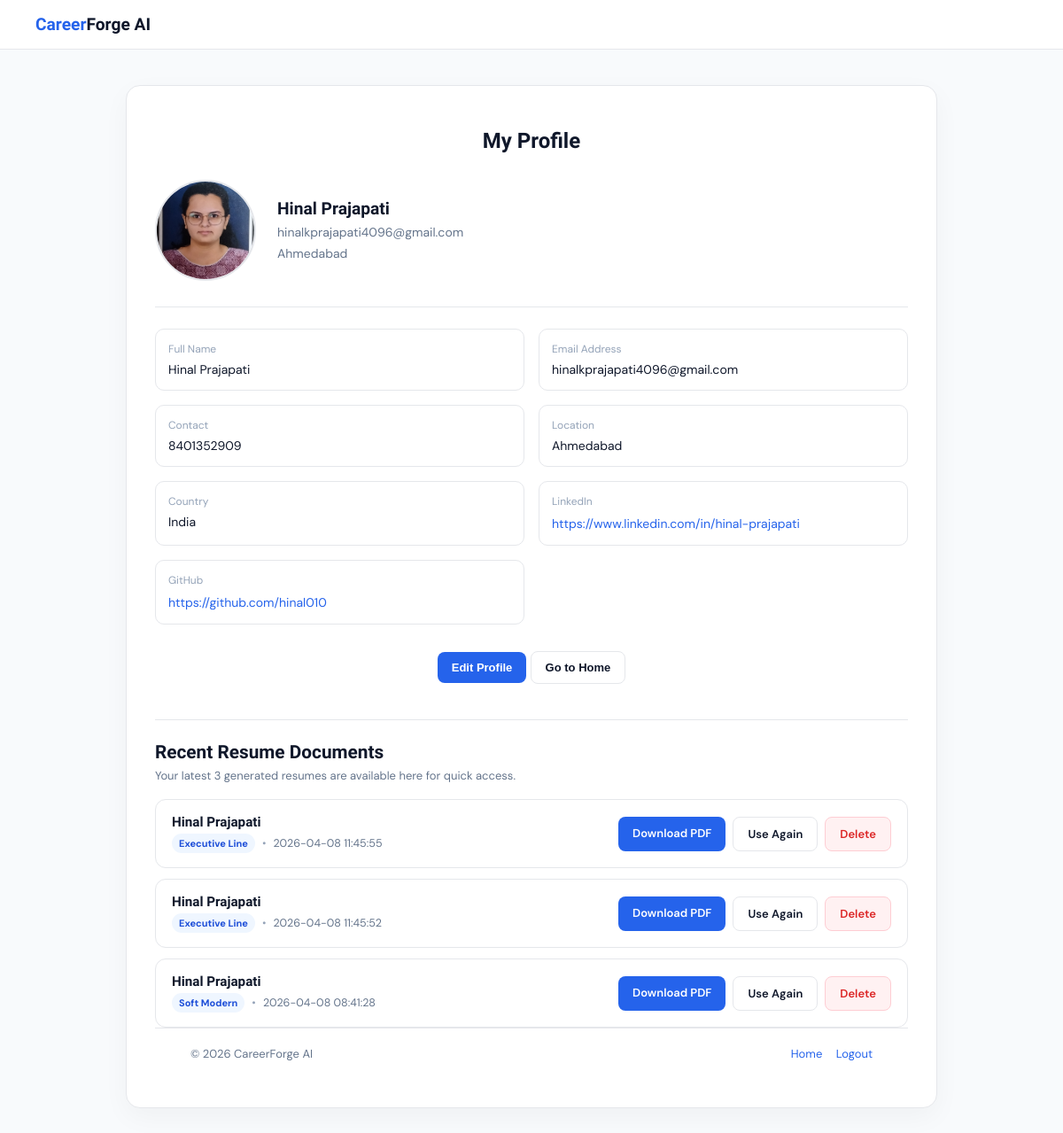
The app's page /my_profile (signed in), older data.
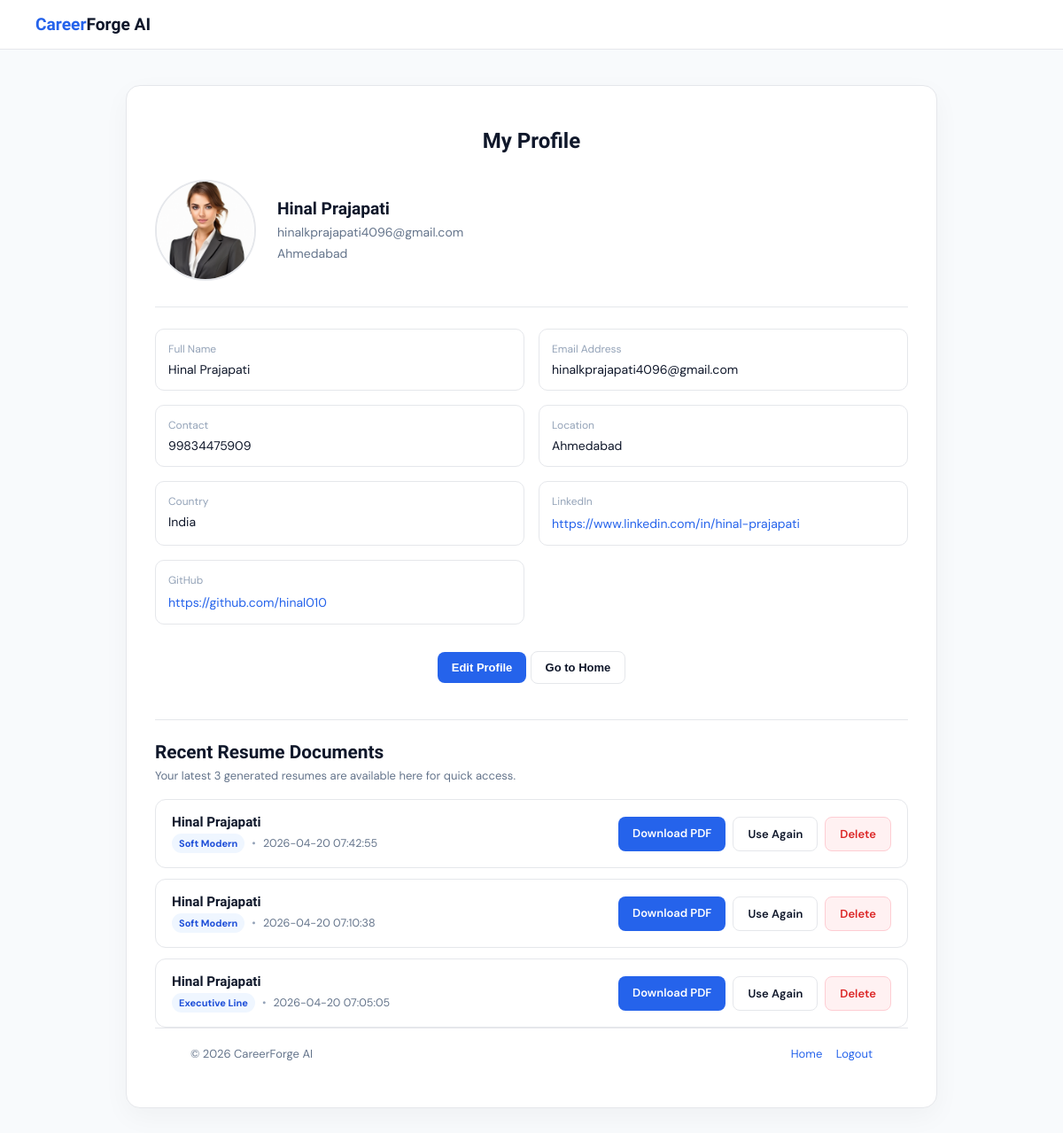
The same page, newer data.
### tables this page shows
CREATE TABLE user_profile (
    id INTEGER PRIMARY KEY AUTOINCREMENT,
    user_id INTEGER UNIQUE,
    full_name TEXT,
    email TEXT,
    contact TEXT,
    location TEXT,
    country TEXT,
    linkedin TEXT,
    github TEXT,
    photo TEXT,
    FOREIGN KEY (user_id) REFERENCES users(id) ON DELETE CASCADE
);

CREATE TABLE resume_history (
    id INTEGER PRIMARY KEY AUTOINCREMENT,
    user_id INTEGER NOT NULL,
    resume_name TEXT NOT NULL,
    template_name TEXT NOT NULL,
    html_file TEXT NOT NULL,
    pdf_file TEXT NOT NULL,
    created_at TEXT DEFAULT CURRENT_TIMESTAMP,
    FOREIGN KEY (user_id) REFERENCES users(id) ON DELETE CASCADE
);

### main.py (the view)
@app.get("/my_profile", response_class=HTMLResponse)
def my_profile_page(request: Request):
    user = require_login(request)
    if isinstance(user, RedirectResponse):
        return user
    profile = get_user_profile(user["id"])
    resume_history = get_resume_history(user["id"])
    return templates.TemplateResponse(
        request,
        "my_profile.html",
        {
            "request": request,
            "user": user,
            "profile": profile,
            "resume_history": resume_history
        }
    )

### template/my_profile.html (shortened to what this page needs)
<!DOCTYPE html>
<html lang="en">
<head>
  <link rel="stylesheet" href="/static/my_profile.css" />
</head>
<body>
  <nav class="navbar">
    <div class="logo"><span>Career</span>Forge AI</div>
  </nav>
  <div class="profile-wrapper">
    <div class="profile-card">
      <h1 class="profile-title">My Profile</h1>
      <div class="profile-top">
        <div class="profile-photo">
          {% if profile and profile.photo %}
            <img src="{{ profile.photo }}" alt="Profile Photo" />
          {% else %}
            <div class="profile-placeholder">
              {{ (profile.full_name if profile and profile.full_name else user.full_name)[0] }}
            </div>
          {% endif %}
        </div>
        <div class="profile-basic">
          <h2>{{ profile.full_name if profile and profile.full_name else user.full_name }}</h2>
          <p>{{ profile.email if profile and profile.email else user.email }}</p>
          <p>{{ profile.location if profile and profile.location else 'Location not added' }}</p>
        </div>
      </div>
      <div class="profile-grid">
        <div class="profile-item">
          <label>Full Name</label>
          <div>{{ profile.full_name if profile and profile.full_name else user.full_name }}</div>
        </div>
        <div class="profile-item">
          <label>Email Address</label>
          <div>{{ profile.email if profile and profile.email else user.email }}</div>
        </div>
        <div class="profile-item">
          <label>Contact</label>
          <div>{{ profile.contact if profile and profile.contact else 'Not added' }}</div>
        </div>
        <div class="profile-item">
          <label>Location</label>
          <div>{{ profile.location if profile and profile.location else 'Not added' }}</div>
        </div>
        <div class="profile-item">
          <label>Country</label>
          <div>{{ profile.country if profile and profile.country else 'Not added' }}</div>
        </div>
        <div class="profile-item">
          <label>LinkedIn</label>
          {% if profile and profile.linkedin %}
            <a href="{{ profile.linkedin }}" target="_blank">{{ profile.linkedin }}</a>
          {% else %}
            <div>Not added</div>
          {% endif %}
        </div>
        <div class="profile-item">
          <label>GitHub</label>
          {% if profile and profile.github %}
            <a href="{{ profile.github }}" target="_blank">{{ profile.github }}</a>
          {% else %}
            <div>Not added</div>
          {% endif %}
        </div>
      </div>
      <div class="profile-actions">
         <button class="btn btn-primary" onclick="window.location.href='/profile'">
                Edit Profile
            </button>
            <button class="btn btn-secondary" onclick="window.location.href='/'">
                Go to Home
            </button>
      </div>
      <div class="resume-history-section">
  <div class="history-header">
    <h2>Recent Resume Documents</h2>
    <p>Your latest 3 generated resumes are available here for quick access.</p>
  </div>
  {% if resume_history and resume_history|length > 0 %}
    <div class="resume-history-list">
      {% for item in resume_history %}
        <div class="resume-history-row">
          <div class="resume-history-info">
            <h3>{{ item.resume_name }}</h3>
            <p>
              <span class="template-badge">{{ item.template_name.replace('-', ' ').title() }}</span>
              <span class="history-dot">•</span>
              <span class="resume-date">{{ item.created_at }}</span>
            </p>
          </div>
          <div class="resume-history-actions">
            <a href="/resume_history/download/{{ item.id }}" class="btn btn-primary">Download PDF</a>
            <a href="/resume_preview?template={{ item.template_name }}" class="btn btn-secondary">Use Again</a>
            <a
              href="/resume_history/delete/{{ item.id }}"
              class="btn btn-danger"
              onclick="return confirm('Delete this saved resume?')"
            >
              Delete
            </a>
          </div>
        </div>
      {% endfor %}
    </div>
  {% else %}
    <div class="empty-history">
      <div class="empty-history-icon">📄</div>
      <h3>No recent resumes</h3>
      <p>Your latest generated resumes will appear here.</p>
    </div>
  {% endif %}
</div>
  <footer class="footer">
    <div>© 2026 CareerForge AI</div>
    <div class="footer-right">
      <a href="/">Home</a>
      <a href="/logout">Logout</a>
    </div>
  </footer>
</body>
</html>

### static/my_profile.css (style rules this page uses)
body { margin: 0; font-family: 'DM Sans', sans-serif; background: #f8fafc; color: #0f172a; }
.navbar { padding: 16px 40px; background: #fff; border-bottom: 1px solid #e5e7eb; display: flex; align-items: center; }
.logo { font-family: 'Sora', sans-serif; font-size: 1.2rem; font-weight: 700; }
.logo span { color: #2563eb; }
.profile-wrapper { display: flex; justify-content: center; padding: 40px 20px; }
.profile-card { width: 100%; max-width: 850px; background: #fff; border: 1px solid #e5e7eb; border-radius: 16px; padding: 32px; box-shadow: 0 10px 30px rgba(0, 0, 0, 0.04); }
.profile-title { text-align: center; font-family: 'Sora', sans-serif; font-size: 1.5rem; font-weight: 700; margin-bottom: 30px; }
.profile-top { display: flex; align-items: center; gap: 24px; padding-bottom: 24px; border-bottom: 1px solid #e5e7eb; margin-bottom: 24px; flex-wrap: wrap; }
.profile-photo img { width: 110px; height: 110px; border-radius: 50%; object-fit: cover; border: 2px solid #e5e7eb; }
.profile-basic h2 { font-family: 'Sora', sans-serif; margin: 0; font-size: 1.2rem; }
.profile-basic p { margin: 6px 0; color: #64748b; font-size: 14px; }
.profile-grid { display: grid; grid-template-columns: repeat(2, 1fr); gap: 16px; }
.profile-item { border: 1px solid #e5e7eb; border-radius: 10px; padding: 14px; }
.profile-item label { font-size: 12px; color: #94a3b8; display: block; margin-bottom: 6px; }
.profile-item div, .profile-item a { font-size: 14px; color: #0f172a; text-decoration: none; word-break: break-word; }
.profile-item a { color: #2563eb; }
.profile-actions { margin-top: 30px; text-align: center; }
.btn { padding: 10px 16px; border-radius: 8px; text-decoration: none; font-size: 13px; font-weight: 600; border: none; cursor: pointer; transition: 0.2s ease; display: inline-block; }
.btn-primary { background: #2563eb; color: #fff; }
.btn-secondary { background: #fff; border: 1px solid #e5e7eb; color: #0f172a; }
.btn-danger { background: #fff1f2; color: #dc2626; border: 1px solid #fecdd3; }
.resume-history-section { margin-top: 40px; padding-top: 24px; border-top: 1px solid #e5e7eb; }
.history-header h2 { margin: 0 0 6px; font-family: 'Sora', sans-serif; font-size: 1.3rem; font-weight: 700; color: #0f172a; }
.history-header p { margin: 0 0 18px; color: #64748b; font-size: 13px; }
.resume-history-list { display: flex; flex-direction: column; gap: 12px; }
.resume-history-row { display: flex; justify-content: space-between; align-items: center; gap: 16px; padding: 16px 18px; background: #ffffff; border: 1px solid #e5e7eb; border-radius: 12px; transition: all 0.2s ease; }
.resume-history-info h3 { margin: 0 0 4px; font-family: 'Sora', sans-serif; font-size: 0.95rem; font-weight: 700; color: #0f172a; }
.resume-history-info p { margin: 0; display: flex; align-items: center; flex-wrap: wrap; gap: 8px; color: #64748b; font-size: 12.5px; }
.template-badge { display: inline-flex; align-items: center; padding: 4px 8px; border-radius: 999px; background: #eff6ff; color: #1d4ed8; font-size: 11px; font-weight: 700; }
.history-dot { color: #94a3b8; }
.resume-date { color: #64748b; font-size: 12.5px; }
.resume-history-actions { display: flex; flex-wrap: wrap; gap: 8px; }
.footer { padding: 20px 40px; border-top: 1px solid #e5e7eb; display: flex; justify-content: space-between; font-size: 13px; color: #64748b; }
.footer a { color: #2563eb; text-decoration: none; margin-left: 12px; }

Row changes from the older to the newer data that the page shows:
removed resume_history: resume_name "Hinal Prajapati", template_name.replace "Executive Line", created_at "2026-04-08 11:45:55"
removed resume_history: resume_name "Hinal Prajapati", template_name.replace "Executive Line", created_at "2026-04-08 11:45:52"
removed resume_history: resume_name "Hinal Prajapati", template_name.replace "Soft Modern", created_at "2026-04-08 08:41:28"
changed user_profile "Hinal Prajapati": photo: a different picture; contact "8401352909" → "99834475909"
added resume_history: resume_name "Hinal Prajapati", template_name.replace "Soft Modern", created_at "2026-04-20 07:42:55"
added resume_history: resume_name "Hinal Prajapati", template_name.replace "Soft Modern", created_at "2026-04-20 07:10:38"
added resume_history: resume_name "Hinal Prajapati", template_name.replace "Executive Line", created_at "2026-04-20 07:05:05"
